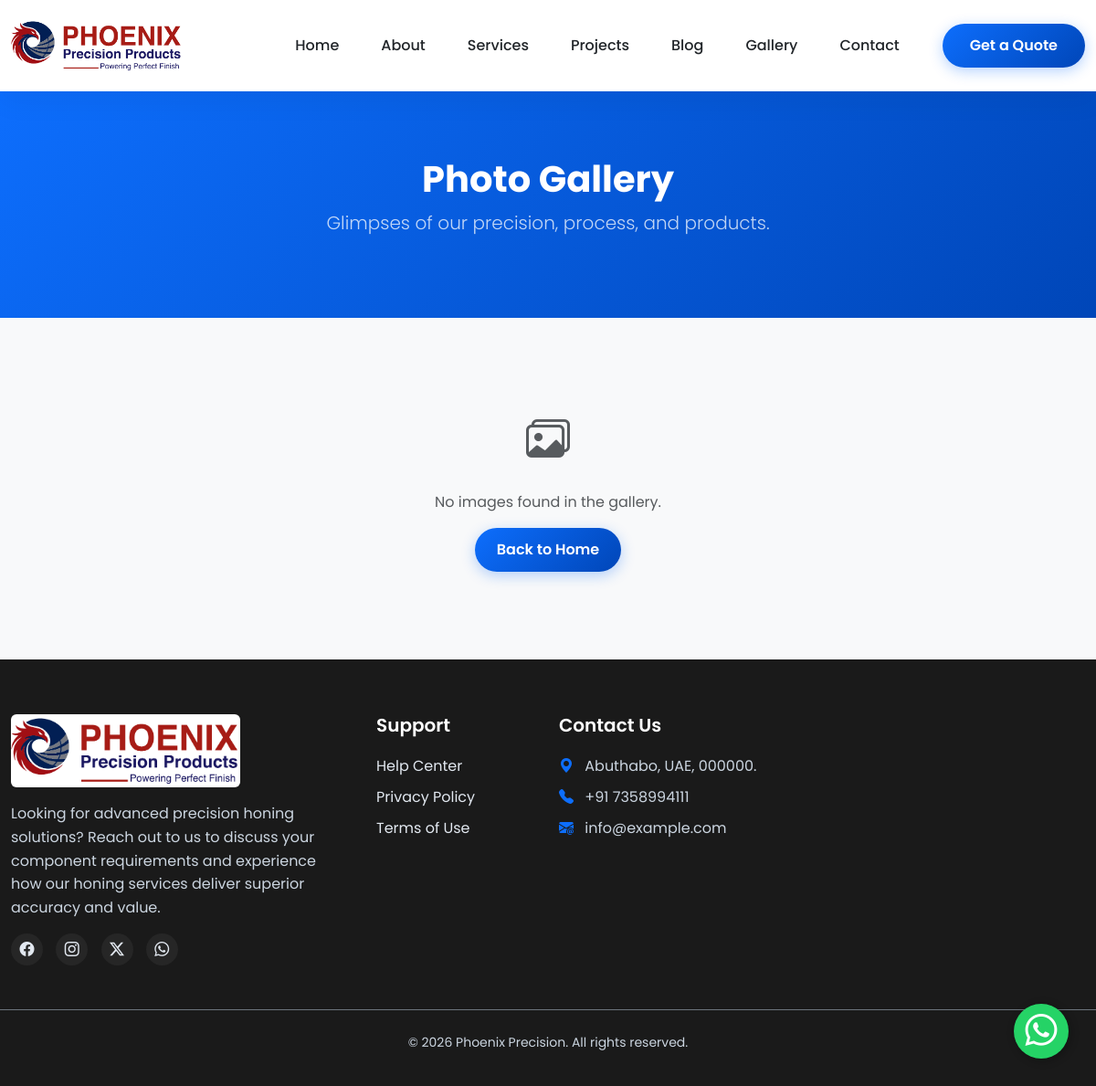
/gallery.php, run on the app's committed database.
### tables this page shows
CREATE TABLE IF NOT EXISTS navbar_links (
    id INT AUTO_INCREMENT PRIMARY KEY,
    label VARCHAR(50) NOT NULL,
    url VARCHAR(255) NOT NULL,
    is_active BOOLEAN DEFAULT TRUE,
    sort_order INT DEFAULT 0
);

CREATE TABLE IF NOT EXISTS top_header_info (
    id INT PRIMARY KEY,
    address VARCHAR(255),
    phone VARCHAR(50),
    email VARCHAR(100),
    secondary_email VARCHAR(100),
    facebook_url VARCHAR(255),
    instagram_url VARCHAR(255),
    twitter_url VARCHAR(255),
    whatsapp_url VARCHAR(255),
    telegram_url VARCHAR(255)
);

### includes/header_meta.php (the view, shortened to what this page needs)
<!DOCTYPE html>
<html lang="en">
<head>
    <link href="https://cdn.jsdelivr.net/npm/bootstrap@5.3.0/dist/css/bootstrap.min.css" rel="stylesheet">
    <link rel="stylesheet" href="https://cdn.jsdelivr.net/npm/bootstrap-icons@1.11.1/font/bootstrap-icons.css">
    <link rel="stylesheet" href="style.css?v=<?php echo time(); ?>">
</head>
<body>

### includes/navbar.php (shortened to what this page needs)
    <?php
$stmt = $pdo->query("SELECT * FROM navbar_links WHERE is_active = 1 ORDER BY sort_order ASC");
$navLinks = $stmt->fetchAll();
?>
    <nav class="navbar navbar-expand-lg sticky-top">
        <div class="container">
            <a class="navbar-brand d-flex align-items-center" href="#">
                <img src="phoenix_logo.png" alt="Phoenix Precision Logo" class="img-fluid me-2" style="max-height: 60px;">
            </a>
            <div class="collapse navbar-collapse" id="navbarNav">
                <ul class="navbar-nav ms-auto">
                    <?php foreach ($navLinks as $link): ?>
                    <li class="nav-item">
                        <a class="nav-link" href="<?php echo $link['url']; ?>"><?php echo htmlspecialchars($link['label']); ?></a>
                    </li>
                    <?php
endforeach; ?>
                </ul>
                <div class="ms-lg-4">
                    <a href="#" class="btn btn-primary" data-bs-toggle="modal" data-bs-target="#quoteModal">Get a Quote</a>
                </div>
            </div>
        </div>
    </nav>

### gallery.php (shortened to what this page needs)
<?php
require_once 'config/db.php';
include 'includes/header_meta.php';
include 'includes/navbar.php';
$stmt = $pdo->query("SELECT * FROM gallery ORDER BY created_at DESC");
$galleryItems = $stmt->fetchAll();
?>
<link rel="stylesheet" href="https://cdn.jsdelivr.net/npm/glightbox/dist/css/glightbox.min.css" />
<section class="gallery-hero bg-primary text-white py-5 text-center" style="background: var(--primary-gradient) !important;">
    <div class="container py-4">
        <h1 class="fw-bold animate__animated animate__fadeInDown">Photo Gallery</h1>
        <p class="lead opacity-75">Glimpses of our precision, process, and products.</p>
    </div>
</section>
<section class="py-5 bg-light">
    <div class="container">
        <div class="row g-4">
            <?php if (count($galleryItems) == 0): ?>
            <div class="col-12 text-center py-5">
                <i class="bi bi-images text-muted" style="font-size: 3rem;"></i>
                <p class="text-muted mt-3">No images found in the gallery.</p>
                <a href="index.php" class="btn btn-primary rounded-pill px-4">Back to Home</a>
            </div>
            <?php endif; ?>
        </div>
    </div>
</section>
<?php
include 'includes/footer.php';
include 'includes/scripts.php';
?>

### includes/footer.php (shortened to what this page needs)
<?php
$stmt = $pdo->query("SELECT * FROM top_header_info WHERE id = 1");
$footerInfo = $stmt->fetch();
?>
<footer id="contact">
    <div class="container">
        <div class="row g-4 border-bottom border-secondary pb-5">
            <div class="col-lg-4">
                <a class="navbar-brand d-flex align-items-center mb-3" href="#" style="color: #fff !important;">
                    <img src="logo_11.PNG" alt="Phoenix Precision Logo" class="img-fluid me-2 rounded"
                        style="max-height: 80px;">
                </a>
                <p class="text-muted pe-lg-4">Looking for advanced precision honing solutions? Reach out to us to discuss your component requirements and experience how our honing services deliver superior accuracy and value.</p>
                <div class="footer-socials">
                    <?php if ($footerInfo['facebook_url']): ?><a href="<?php echo $footerInfo['facebook_url']; ?>"><i
                                class="bi bi-facebook"></i></a><?php
                    endif; ?>
                    <?php if ($footerInfo['instagram_url']): ?><a href="<?php echo $footerInfo['instagram_url']; ?>"><i
                                class="bi bi-instagram"></i></a><?php
                    endif; ?>
                    <?php if ($footerInfo['twitter_url']): ?><a href="<?php echo $footerInfo['twitter_url']; ?>"><i
                                class="bi bi-twitter-x"></i></a><?php
                    endif; ?>
                    <?php if ($footerInfo['whatsapp_url']): ?><a href="<?php echo $footerInfo['whatsapp_url']; ?>"><i
                                class="bi bi-whatsapp"></i></a><?php
                    endif; ?>
                </div>
            </div>
            <div class="col-lg-2">
                <h5>Support</h5>
                <ul class="list-unstyled">
                    <li class="mb-2"><a href="#">Help Center</a></li>
                    <li class="mb-2"><a href="#">Privacy Policy</a></li>
                    <li class="mb-2"><a href="#">Terms of Use</a></li>
                </ul>
            </div>
            <div class="col-lg-4">
                <h5>Contact Us</h5>
                <?php if ($footerInfo['address']): ?>
                    <p class="text-muted mb-2"><i class="bi bi-geo-alt-fill text-primary me-2"></i>
                        <?php echo htmlspecialchars($footerInfo['address']); ?></p>
                    <?php
                endif; ?>
                <?php if ($footerInfo['phone']): ?>
                    <p class="text-muted mb-2"><i class="bi bi-telephone-fill text-primary me-2"></i>
                        <?php echo htmlspecialchars($footerInfo['phone']); ?></p>
                    <?php
                endif; ?>
                <?php if ($footerInfo['email']): ?>
                    <p class="text-muted mb-2"><i class="bi bi-envelope-at-fill text-primary me-2"></i>
                        <?php echo htmlspecialchars($footerInfo['email']); ?></p>
                    <?php
                endif; ?>
            </div>
        </div>
        <div class="text-center pt-4">
            <p class="text-muted small">&copy; <?php echo date('Y'); ?> <a href="https://phoenixprecision.in/" style="text-decoration: none; color: inherit;">Phoenix Precision</a>. All rights reserved.</p>
        </div>
    </div>
</footer>
<?php if (!empty($footerInfo['whatsapp_url'])): ?>
    <a href="<?php echo htmlspecialchars($footerInfo['whatsapp_url']); ?>" class="floating-whatsapp" target="_blank"
        rel="noopener noreferrer">
        <i class="bi bi-whatsapp"></i>
    </a>
<?php endif; ?>

### includes/scripts.php (shortened to what this page needs)
</body>
</html>

### style.css (style rules this page uses)
:root { --primary-color: #0d6efd; --primary-gradient: linear-gradient(135deg, #0d6efd 0%, #0046b8 100%); --secondary-color: #6c757d; --bg-light: #f8f9fa; --text-dark: #212529; --text-muted: #6c757d; --white: #ffffff; --shadow-soft: 0 10px 30px rgba(0, 0, 0, 0.05); --shadow-medium: 0 15px 45px rgba(0, 0, 0, 0.1); --border-radius: 15px; --transition-smooth: all 0.3s ease; }
* { margin: 0; padding: 0; box-sizing: border-box; }
body { font-family: 'Poppins', sans-serif; background-color: var(--bg-light); color: var(--text-dark); line-height: 1.6; overflow-x: hidden; }
section { padding: 80px 0; }
.container { max-width: 1200px; }
.navbar { background: rgba(255, 255, 255, 0.9); backdrop-filter: blur(10px); box-shadow: var(--shadow-soft); padding: 15px 0; transition: var(--transition-smooth); }
.navbar-brand { font-weight: 700; font-size: 1.5rem; color: var(--text-dark) !important; }
.nav-link { font-weight: 500; color: var(--text-dark) !important; margin: 0 15px; position: relative; transition: var(--transition-smooth); }
.nav-link::after { content: ''; position: absolute; bottom: -5px; left: 0; width: 0; height: 2px; background: var(--primary-color); transition: var(--transition-smooth); }
.btn-primary { background: var(--primary-gradient); border: none; padding: 12px 30px; border-radius: 30px; font-weight: 600; box-shadow: 0 4px 15px rgba(13, 110, 253, 0.3); transition: var(--transition-smooth); }
footer { background: #1a1a1a; color: #e0e0e0; padding: 60px 0 20px; }
footer h5 { color: var(--white); font-weight: 600; margin-bottom: 20px; }
footer .navbar-brand { color: var(--white) !important; }
footer .text-muted { color: #cbd5e0 !important; }
footer a { color: #e2e8f0; text-decoration: none; transition: var(--transition-smooth); }
.footer-socials a { display: inline-flex; align-items: center; justify-content: center; width: 35px; height: 35px; background: rgba(255, 255, 255, 0.05); border-radius: 50%; margin-right: 10px; transition: var(--transition-smooth); }

### includes/footer.php (style rules this page uses)
.floating-whatsapp { position: fixed; width: 60px; height: 60px; bottom: 30px; right: 30px; background-color: #25d366; color: #FFF; border-radius: 50px; text-align: center; font-size: 35px; box-shadow: 2px 2px 10px rgba(0, 0, 0, 0.3); z-index: 1000; display: flex; align-items: center; justify-content: center; text-decoration: none; transition: all 0.3s ease; }

### data on the page
navbar_links: label "Home"
navbar_links: label "About"
navbar_links: label "Services"
navbar_links: label "Projects"
navbar_links: label "Blog"
navbar_links: label "Gallery"
navbar_links: label "Contact"
top_header_info: address "Abuthabo, UAE, 000000.", phone "+91 7358994111", email "info@example.com"
